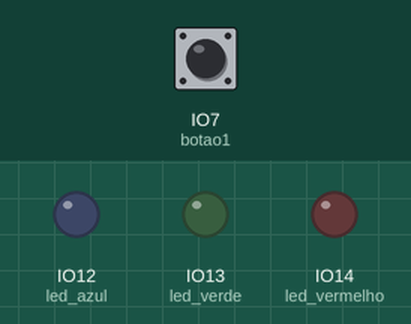
Simulated run of this program. Board: ESP32 board running CircuitPython. Parts: output pins drawn as LEDs (lit = HIGH). The test bench sets the inputs (shaded band); at power-on: IO7 (botao1) HIGH.

Above: at 1.2 s.
1.3 s: IO7 (botao1) pulled LOW for 0.15 s
At 1.9 s:
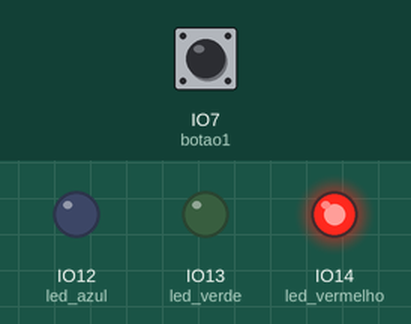
2.9 s: IO7 (botao1) pulled LOW for 1 s
At 4.3 s:
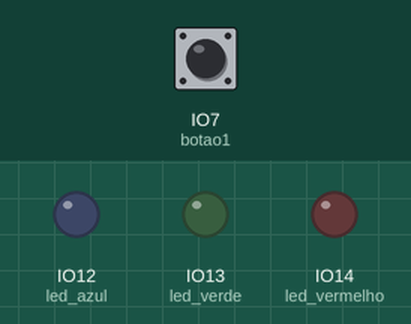
5.4 s: IO7 (botao1) pulled LOW for 3.2 s
At 6.2 s:
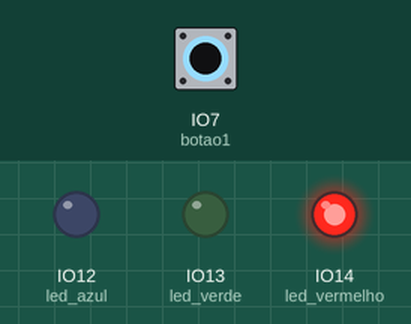
Timing chart, 0 to 8.4 s (numbered marks = the images above; inputs shaded):
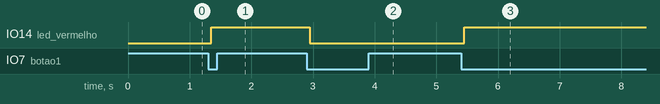

Measured:
- after the input at 1.3 s, IO14 (led_vermelho): LOW → HIGH after 0.05 s
- after the input at 2.9 s, IO14 (led_vermelho): HIGH → LOW after 0.05 s
- after the input at 5.4 s, IO14 (led_vermelho): LOW → HIGH after 0.05 s

The program:

code.py
```python
# (licence header left out)
import board
import digitalio
import time

# Define os pinos para os LEDs e o botão
led_vermelho = digitalio.DigitalInOut(board.IO14)
led_verde = digitalio.DigitalInOut(board.IO13)
led_azul = digitalio.DigitalInOut(board.IO12)
botao1 = digitalio.DigitalInOut(board.IO7)

# Configura os LEDs como saídas
led_vermelho.direction = digitalio.Direction.OUTPUT
led_verde.direction = digitalio.Direction.OUTPUT
led_azul.direction = digitalio.Direction.OUTPUT

# Configura o botão como entrada com pull-up
botao1.direction = digitalio.Direction.INPUT
botao1.pull = digitalio.Pull.UP

# Inicialmente, desliga todos os LEDs
led_vermelho.value = False
led_verde.value = False
led_azul.value = False

estado_led_vermelho = False

# Variáveis para debounce
ultimo_estado_botao = True
tempo_ultimo_estado = 0
debounce_interval = 0.05  # Tempo de debounce em segundos

# Loop principal
while True:
    # Lê o estado atual do botão
    estado_botao_atual = not botao1.value  # Inverte o valor lido pois o botão está em pull-up

    # Verifica se o estado do botão mudou
    if estado_botao_atual != ultimo_estado_botao:
        tempo_ultimo_estado = time.monotonic()  # Registra o momento da mudança
        ultimo_estado_botao = estado_botao_atual

    # Verifica se o botão está estável após o tempo de debounce
    if (time.monotonic() - tempo_ultimo_estado) >= debounce_interval:
        if estado_botao_atual and botao1_state:
            # Inverte o estado do LED vermelho
            led_vermelho.value = not led_vermelho.value
            botao1_state = False  # Define o estado do botão como falso

        if not estado_botao_atual:
            botao1_state = True  # Define o estado do botão como verdadeiro
```
